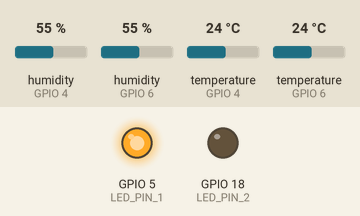
Simulated run of this program. Board: ESP32. Shown: output pins drawn as LEDs (lit = HIGH). The test bench sets the inputs (shaded band); at power-on: humidity (sensors on GPIO 4, GPIO 6) 55 %, temperature (sensors on GPIO 4, GPIO 6) 24 °C.

Above: at 0.1 s.
At 29.4 s:
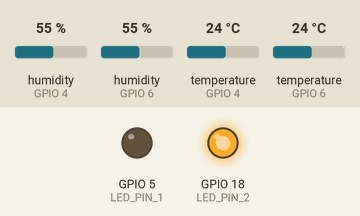
At 34.4 s:
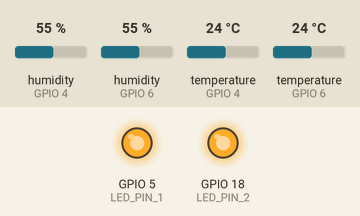
At 39.9 s:
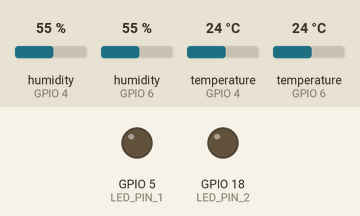
Timing chart, 0 to 40.0 s (numbered marks = the images above):
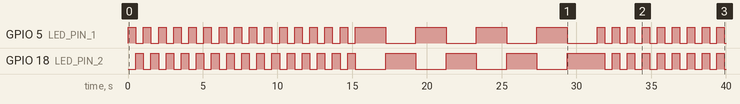

The program:

main.cpp
```cpp
#include <Arduino.h>
#include <DHT.h>

// Define LED pins
#define LED_PIN_1 5   // GPIO 5 for LED 1
#define LED_PIN_2 18  // GPIO 18 for LED 2

// Define DHT11 pins and types
#define DHT_PIN_A 4   // GPIO 4 for DHT11A (OUTSIDE)
#define DHT_PIN_B 6   // GPIO 6 for DHT11B (INSIDE)
#define DHT_TYPE DHT11

// Initialize DHT sensors
DHT dhtA(DHT_PIN_A, DHT_TYPE);
DHT dhtB(DHT_PIN_B, DHT_TYPE);

// Variables to store humidity readings
float OUTSIDE = 0.0;  // Humidity from DHT11A
float INSIDE = 0.0;   // Humidity from DHT11B

// Function to strobe LEDs and read DHT11A humidity
void strobeAndReadDHT11A() {
    unsigned long startTime = millis();
    unsigned long duration = 15000;  // 15 seconds
    bool ledState = true;

    while (millis() - startTime < duration) {
        // Read humidity from DHT11A
        float humidity = dhtA.readHumidity();
        if (!isnan(humidity)) {
            OUTSIDE = humidity;  // Store valid reading
        }

        // Strobe LEDs
        digitalWrite(LED_PIN_1, ledState ? HIGH : LOW);
        digitalWrite(LED_PIN_2, ledState ? LOW : HIGH);
        ledState = !ledState;  // Toggle state
        delay(500);  // 0.5 seconds
    }
}

// Function to strobe LEDs and read DHT11B humidity
void strobeAndReadDHT11B() {
    unsigned long startTime = millis();
    unsigned long duration = 15000;  // 15 seconds
    bool ledState = true;

    while (millis() - startTime < duration) {
        // Read humidity from DHT11B
        float humidity = dhtB.readHumidity();
        if (!isnan(humidity)) {
            INSIDE = humidity;  // Store valid reading
        }

        // Strobe LEDs
        digitalWrite(LED_PIN_1, ledState ? HIGH : LOW);
        digitalWrite(LED_PIN_2, ledState ? LOW : HIGH);
        ledState = !ledState;  // Toggle state
        delay(2000);  // 2 seconds
    }
}

// Function to calculate humidity difference and control LEDs
void processHumidityAndTemperature() {
    // Calculate humidity difference
    float humidityDiff = OUTSIDE - INSIDE;

    // Read temperature from DHT11A (convert Celsius to Fahrenheit)
    float tempC = dhtA.readTemperature();
    float tempF = (tempC * 9.0 / 5.0) + 32.0;

    // Check conditions
    if (!isnan(tempF) && tempF > 35.0 && humidityDiff > 10.0) {
        // Turn both LEDs on for 20 minutes
        digitalWrite(LED_PIN_1, HIGH);
        digitalWrite(LED_PIN_2, HIGH);
        delay(20 * 60 * 1000UL);  // 20 minutes
    } else {
        // Flash LEDs in unison for 5 minutes
        unsigned long startTime = millis();
        unsigned long duration = 5 * 60 * 1000UL;  // 5 minutes
        bool ledState = true;

        while (millis() - startTime < duration) {
            digitalWrite(LED_PIN_1, ledState ? HIGH : LOW);
            digitalWrite(LED_PIN_2, ledState ? HIGH : LOW);
            ledState = !ledState;
            delay(500);  // Flash every 0.5 seconds
        }
    }
}

void setup() {
    // Initialize LED pins
    pinMode(LED_PIN_1, OUTPUT);
    pinMode(LED_PIN_2, OUTPUT);

    // Initialize DHT sensors
    dhtA.begin();
    dhtB.begin();

    // Ensure LEDs are off initially
    digitalWrite(LED_PIN_1, LOW);
    digitalWrite(LED_PIN_2, LOW);
}

void loop() {
    // Strobe LEDs and read DHT11A
    strobeAndReadDHT11A();

    // Strobe LEDs and read DHT11B
    strobeAndReadDHT11B();

    // Process humidity and temperature
    processHumidityAndTemperature();
}
```

Measured:
- by itself, GPIO 5 (LED_PIN_1): goes 15 × (HIGH 0.50 s, LOW 0.50 s), 4 × (HIGH 2.0 s, LOW 2.0 s), 8 × (HIGH 0.50 s, LOW 0.50 s), HIGH 0.50 s, then LOW
- by itself, GPIO 18 (LED_PIN_2): goes 14 × (HIGH 0.50 s, LOW 0.50 s), HIGH 0.52 s, 3 × (LOW 2.0 s, HIGH 2.0 s), LOW 2.0 s, HIGH 2.5 s, 8 × (LOW 0.50 s, HIGH 0.50 s), then LOW
